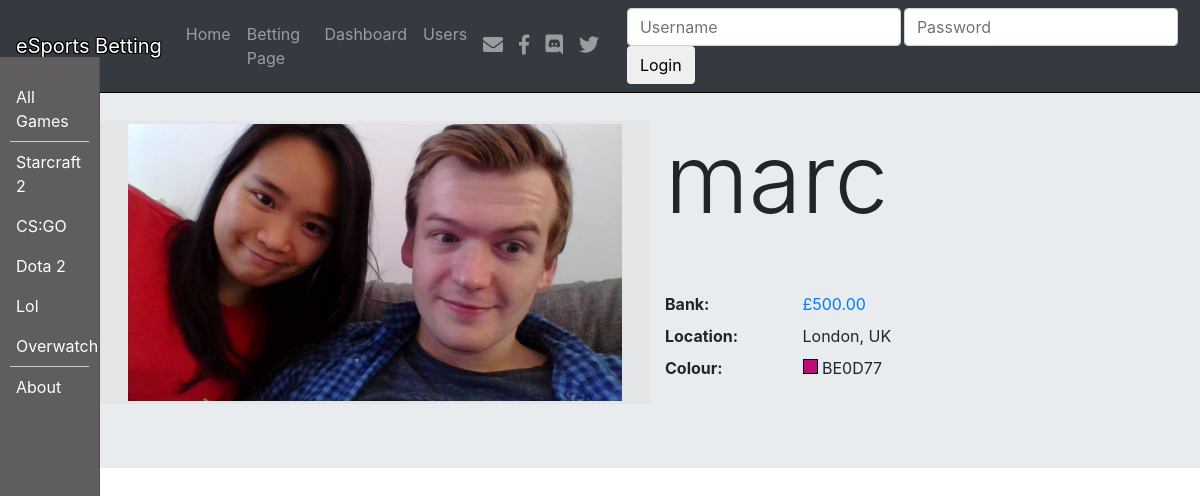
Before: /profiles/public/marc/ with the older database file.
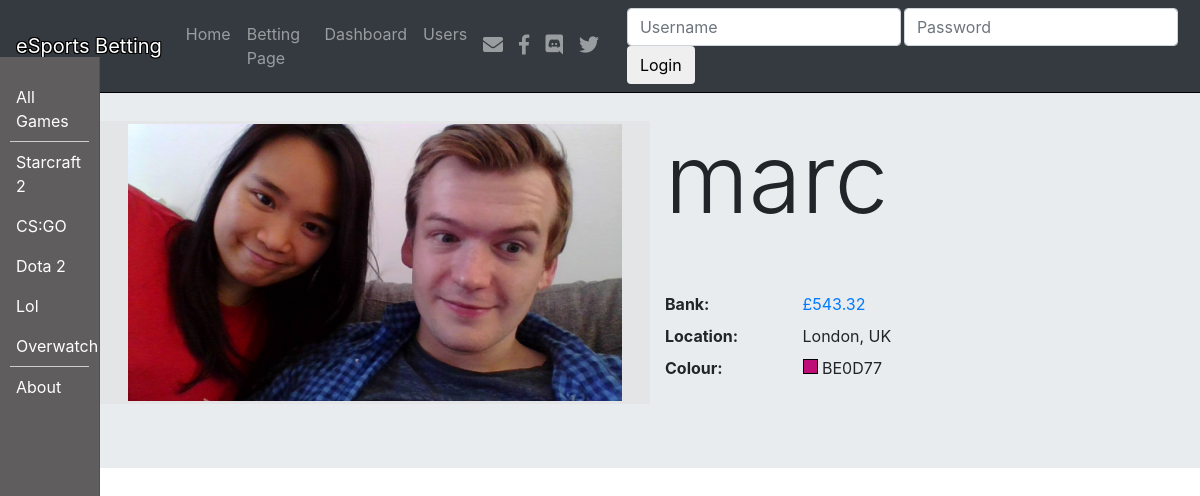
After: the same page with the newer database file.
### profiles/models.py (models this page shows, shortened)
class Profile(models.Model):
    user = models.OneToOneField(User, on_delete=models.PROTECT)
    location = models.CharField(max_length=120, null=True, blank=True)
    picture = models.ImageField(upload_to=upload_location,null=True,blank=True)
    colour = models.CharField(max_length=7, null=False, blank=False, default="D3D3D3")
    withdrawable_bank = models.DecimalField(max_digits=6, decimal_places=2, default=0)
    non_withdrawable_bank = models.DecimalField(max_digits=6, decimal_places=2, default=0)
    ranking = models.IntegerField(default=0)
    total_number_users = models.IntegerField(default=0, editable=False)
    @property
    def bank(self):
        return self.withdrawable_bank + self.non_withdrawable_bank

### profiles/views.py (the view)
# urls.py: path('public/<username>/', views.profile_public, name='profile-public'),
def profile_public(request, username):
    user = get_object_or_404(User, username=username)
    profile, created = Profile.objects.get_or_create(user=user)
    qs = user.bet_set.all().order_by('game__game_date')
    qs = qs.exclude(game__status='finished_confirmed')
    context = {
        "profile":profile,
        "qs":qs,
    }
    return render(request, "profiles/profile_public.html", context)

### profiles/templates/profiles/profile_public.html (shortened to what this page needs)
{% extends "base.html" %}
{% load crispy_forms_tags %}
{% load static %}
{% block jumbotron %}
<div class="jumbotron jumbotron-fluid" id="jumbo">
    <div class="container">
    <div class="row">
    <div class="col-md-6" style="background-color: #e4e5e6;">
        {%  if profile.picture %}
            <img src="{{ profile.picture.url }}"/>
        {% endif %}
    </div>
    <div class="col-md-6">
        <h1 class="display-1">{{ profile.user }}</h1><br><br>
        <dl class="row">
          <dt class="col-sm-3">Bank:</dt>
          <dd class="col-sm-9">
              <a href="#"
                  data-toggle="modal"
                  data-target="#myModal"
                  data-toggle="tooltip"
                  data-placement="right"
                  title="Click for further Breakdown">
                    £{{ profile.bank }}
              </a>
          </dd>
          <dt class="col-sm-3">Location:</dt>
          <dd class="col-sm-9">{{ profile.location }}</dd>
          <dt class="col-sm-3">Colour:</dt>
          <dd class="col-sm-9">
              <div style="width:15px;height:15px;border:1px solid #000;display: inline-block;background-color: #{{ profile.colour }};"></div>
              {{ profile.colour }}
          </dd>
    </div>
    </div>
    </div>
</div>
{% endblock %}

Changed rows visible on the page:
changed Profile "London, UK": bank "500.00" → "543.32"
